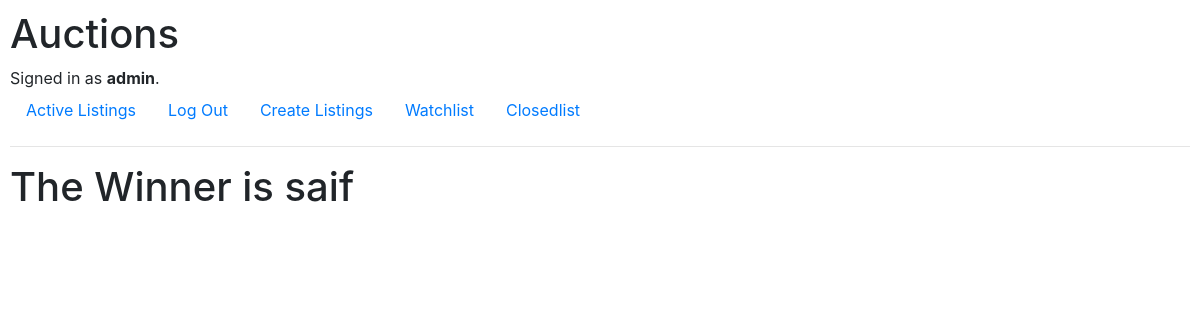
Page /closedbid/44 (signed in) on the earlier database version.
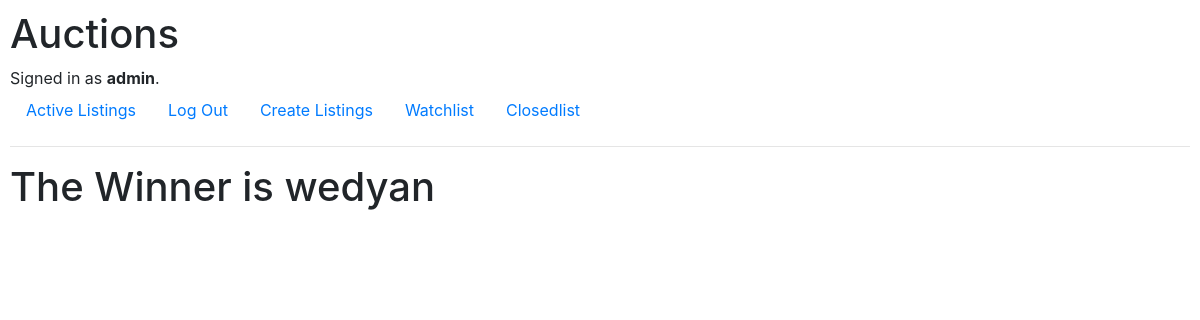
Same page on the later database version.
### auctions/models.py (models this page shows)
class User(AbstractUser):
    pass

### auctions/views.py (the view)
# urls.py: path("closedbid/<list_id>", views.closedbid, name="closedbid")
def closedbid(request, list_id):
    item = Listings.objects.get(pk=list_id)
    max_bid = item.list.aggregate(Max('bid_amount'))
    winner = item.list.get(bid_amount=max_bid["bid_amount__max"])
    winner = winner.uid
    item.active=False
    item.save()
    return render(request, "auctions/closedbid.html",{
        "winner" : winner
    })

### auctions/templates/auctions/closedbid.html
{% extends "auctions/layout.html" %}
{% block body %}
{% if winner %}
<h1>The Winner is {{winner}}</h1>
{% endif %}
{% endblock %}

Differences in the rows shown:
no longer on this page (row edited): User: username "saif"
added User: username "wedyan"
